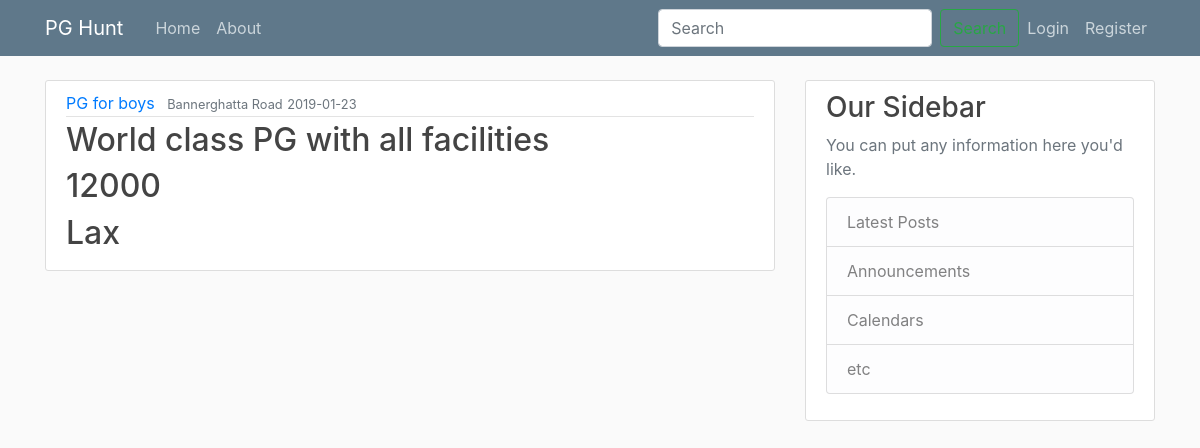
The page /pg/1 on the database its author committed.
### flaskpg/models.py (models this page shows, shortened)
class PGInfo(db.Model):
    id = db.Column(db.Integer, primary_key=True)
    owner_id = db.Column(db.Integer, db.ForeignKey('user.id'), nullable=False)
    pg_name = db.Column(db.String(200), nullable=False)
    date_posted = db.Column(db.DateTime, nullable=False, default=datetime.utcnow)
    location_info = db.Column(db.String(200), nullable=False)
    body = db.Column(db.Text, nullable=False)
    price = db.Column(db.Integer, nullable=False)
    image_file = db.Column(db.String(20), nullable=False, default='default.jpg')
    pg = db.relationship('PGBooked', backref='pg', lazy=True)

class User(db.Model, UserMixin):
    id = db.Column(db.Integer, primary_key=True)
    username = db.Column(db.String(200), unique=True, nullable=False)
    email = db.Column(db.String(200), unique=True, nullable=False)
    password = db.Column(db.String(60), unique=True, nullable=False)
    phone = db.Column(db.Integer, nullable=True)
    user_role = db.Column(db.String(20), nullable=False)
    image_file = db.Column(db.String(20), nullable=False, default='default.jpg')
    pgs = db.relationship('PGInfo', backref='owner', lazy=True)
    bookedpgs = db.relationship('PGBooked', backref='customer', lazy=True)

### flaskpg/routes.py (the view)
@app.route("/pg/<int:pg_id>", methods=['GET', 'POST'])
def pg(pg_id):
    pg = PGInfo.query.get_or_404(pg_id)
    return render_template('pg.html', title=pg.pg_name, pg=pg)

### flaskpg/templates/pg.html (shortened to what this page needs)
{% extends "layout.html" %}
{% block content %}
        <article class="media content-section">
          <div class="media-body">
            <div class="article-metadata">
              <a class="mr-2" href="#">{{ pg.pg_name }}</a>
              <small class="text-muted">{{ pg.location_info }}</small>
              <small class="text-muted">{{ pg.date_posted.strftime('%Y-%m-%d') }}</small>
            </div>
            <h2>{{ pg.body }}</h2>
            <h2>{{ pg.price }}</h2>
            <h2>{{ pg.owner.username }}</h2>
          </div>
        </article>
{% endblock content %}

### flaskpg/static/main.css (style rules this page uses)
body { background: #fafafa; color: #333333; margin-top: 5rem; }
h1, h2, h3, h4, h5, h6 { color: #444444; }
.content-section { background: #ffffff; padding: 10px 20px; border: 1px solid #dddddd; border-radius: 3px; margin-bottom: 20px; }
.article-metadata { padding-bottom: 1px; margin-bottom: 4px; border-bottom: 1px solid #e3e3e3 }

### rows shown on the page
PGInfo: pg_name "PG for boys", location_info "Bannerghatta Road", date_posted "2019-01-23", body "World class PG with all facilities", price "12000"
User: owner.username "Lax"
